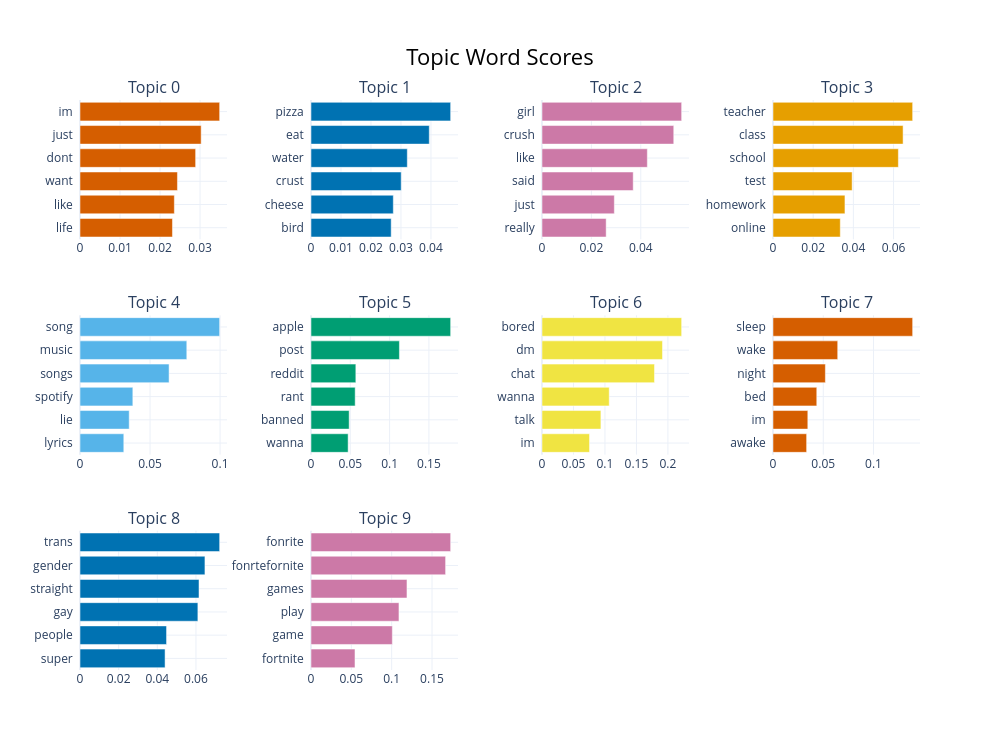

The notebook cell this image was saved under:
### Code cell
# Visualize word bar chart for top 10 topics
topic_model.visualize_barchart(top_n_topics=10, n_words=6)

### Figure 1 — Plotly figure (JSON) as saved in the notebook; plotly's stock layout.template omitted (floating-point values rounded to 4 significant figures)
{"data": [{"marker": {"color": "#D55E00"}, "orientation": "h", "type": "bar", "x": [0.0231, 0.02358, 0.02435, 0.02889, 0.03028, 0.0349], "xaxis": "x", "y": ["life  ", "like  ", "want  ", "dont  ", "just  ", "im  "], "yaxis": "y"}, {"marker": {"color": "#0072B2"}, "orientation": "h", "type": "bar", "x": [0.02674, 0.02745, 0.03008, 0.03211, 0.03944, 0.04657], "xaxis": "x2", "y": ["bird  ", "cheese  ", "crust  ", "water  ", "eat  ", "pizza  "], "yaxis": "y2"}, {"marker": {"color": "#CC79A7"}, "orientation": "h", "type": "bar", "x": [0.02598, 0.02929, 0.03693, 0.04266, 0.05335, 0.05655], "xaxis": "x3", "y": ["really  ", "just  ", "said  ", "like  ", "crush  ", "girl  "], "yaxis": "y3"}, {"marker": {"color": "#E69F00"}, "orientation": "h", "type": "bar", "x": [0.03349, 0.03581, 0.03939, 0.0624, 0.06475, 0.0695], "xaxis": "x4", "y": ["online  ", "homework  ", "test  ", "school  ", "class  ", "teacher  "], "yaxis": "y4"}, {"marker": {"color": "#56B4E9"}, "orientation": "h", "type": "bar", "x": [0.03127, 0.03513, 0.03773, 0.06359, 0.07625, 0.0997], "xaxis": "x5", "y": ["lyrics  ", "lie  ", "spotify  ", "songs  ", "music  ", "song  "], "yaxis": "y5"}, {"marker": {"color": "#009E73"}, "orientation": "h", "type": "bar", "x": [0.04724, 0.04855, 0.0562, 0.05704, 0.1125, 0.1777], "xaxis": "x6", "y": ["wanna  ", "banned  ", "rant  ", "reddit  ", "post  ", "apple  "], "yaxis": "y6"}, {"marker": {"color": "#F0E442"}, "orientation": "h", "type": "bar", "x": [0.07549, 0.09355, 0.1068, 0.1787, 0.1914, 0.2218], "xaxis": "x7", "y": ["im  ", "talk  ", "wanna  ", "chat  ", "dm  ", "bored  "], "yaxis": "y7"}, {"marker": {"color": "#D55E00"}, "orientation": "h", "type": "bar", "x": [0.03346, 0.03465, 0.04355, 0.0521, 0.06438, 0.1389], "xaxis": "x8", "y": ["awake  ", "im  ", "bed  ", "night  ", "wake  ", "sleep  "], "yaxis": "y8"}, {"marker": {"color": "#0072B2"}, "orientation": "h", "type": "bar", "x": [0.04402, 0.04479, 0.061, 0.06158, 0.06466, 0.07227], "xaxis": "x9", "y": ["super  ", "people  ", "gay  ", "straight  ", "gender  ", "trans  "], "yaxis": "y9"}, {"marker": {"color": "#CC79A7"}, "orientation": "h", "type": "bar", "x": [0.05453, 0.1008, 0.109, 0.119, 0.1668, 0.1731], "xaxis": "x10", "y": ["fortnite  ", "game  ", "play  ", "games  ", "fonrtefornite  ", "fonrite  "], "yaxis": "y10"}], "layout": {"annotations": [{"font": {"size": 16}, "showarrow": false, "text": "Topic 0", "x": 0.0875, "xanchor": "center", "xref": "paper", "y": 1, "yanchor": "bottom", "yref": "paper"}, {"font": {"size": 16}, "showarrow": false, "text": "Topic 1", "x": 0.3625, "xanchor": "center", "xref": "paper", "y": 1, "yanchor": "bottom", "yref": "paper"}, {"font": {"size": 16}, "showarrow": false, "text": "Topic 2", "x": 0.6375, "xanchor": "center", "xref": "paper", "y": 1, "yanchor": "bottom", "yref": "paper"}, {"font": {"size": 16}, "showarrow": false, "text": "Topic 3", "x": 0.9125, "xanchor": "center", "xref": "paper", "y": 1, "yanchor": "bottom", "yref": "paper"}, {"font": {"size": 16}, "showarrow": false, "text": "Topic 4", "x": 0.0875, "xanchor": "center", "xref": "paper", "y": 0.6222, "yanchor": "bottom", "yref": "paper"}, {"font": {"size": 16}, "showarrow": false, "text": "Topic 5", "x": 0.3625, "xanchor": "center", "xref": "paper", "y": 0.6222, "yanchor": "bottom", "yref": "paper"}, {"font": {"size": 16}, "showarrow": false, "text": "Topic 6", "x": 0.6375, "xanchor": "center", "xref": "paper", "y": 0.6222, "yanchor": "bottom", "yref": "paper"}, {"font": {"size": 16}, "showarrow": false, "text": "Topic 7", "x": 0.9125, "xanchor": "center", "xref": "paper", "y": 0.6222, "yanchor": "bottom", "yref": "paper"}, {"font": {"size": 16}, "showarrow": false, "text": "Topic 8", "x": 0.0875, "xanchor": "center", "xref": "paper", "y": 0.2444, "yanchor": "bottom", "yref": "paper"}, {"font": {"size": 16}, "showarrow": false, "text": "Topic 9", "x": 0.3625, "xanchor": "center", "xref": "paper", "y": 0.2444, "yanchor": "bottom", "yref": "paper"}], "height": 750, "hoverlabel": {"bgcolor": "white", "font": {"family": "Rockwell", "size": 16}}, "showlegend": false, "title": {"font": {"color": "Black", "size": 22}, "text": "Topic Word Scores", "x": 0.5, "xanchor": "center", "yanchor": "top"}, "width": 1000, "xaxis": {"anchor": "y", "domain": [0, 0.175], "showgrid": true}, "xaxis10": {"anchor": "y10", "domain": [0.275, 0.45], "showgrid": true}, "xaxis11": {"anchor": "y11", "domain": [0.55, 0.725], "showgrid": true}, "xaxis12": {"anchor": "y12", "domain": [0.825, 1], "showgrid": true}, "xaxis2": {"anchor": "y2", "domain": [0.275, 0.45], "showgrid": true}, "xaxis3": {"anchor": "y3", "domain": [0.55, 0.725], "showgrid": true}, "xaxis4": {"anchor": "y4", "domain": [0.825, 1], "showgrid": true}, "xaxis5": {"anchor": "y5", "domain": [0, 0.175], "showgrid": true}, "xaxis6": {"anchor": "y6", "domain": [0.275, 0.45], "showgrid": true}, "xaxis7": {"anchor": "y7", "domain": [0.55, 0.725], "showgrid": true}, "xaxis8": {"anchor": "y8", "domain": [0.825, 1], "showgrid": true}, "xaxis9": {"anchor": "y9", "domain": [0, 0.175], "showgrid": true}, "yaxis": {"anchor": "x", "domain": [0.7556, 1], "showgrid": true}, "yaxis10": {"anchor": "x10", "domain": [0, 0.2444], "showgrid": true}, "yaxis11": {"anchor": "x11", "domain": [0, 0.2444], "showgrid": true}, "yaxis12": {"anchor": "x12", "domain": [0, 0.2444], "showgrid": true}, "yaxis2": {"anchor": "x2", "domain": [0.7556, 1], "showgrid": true}, "yaxis3": {"anchor": "x3", "domain": [0.7556, 1], "showgrid": true}, "yaxis4": {"anchor": "x4", "domain": [0.7556, 1], "showgrid": true}, "yaxis5": {"anchor": "x5", "domain": [0.3778, 0.6222], "showgrid": true}, "yaxis6": {"anchor": "x6", "domain": [0.3778, 0.6222], "showgrid": true}, "yaxis7": {"anchor": "x7", "domain": [0.3778, 0.6222], "showgrid": true}, "yaxis8": {"anchor": "x8", "domain": [0.3778, 0.6222], "showgrid": true}, "yaxis9": {"anchor": "x9", "domain": [0, 0.2444], "showgrid": true}}}
